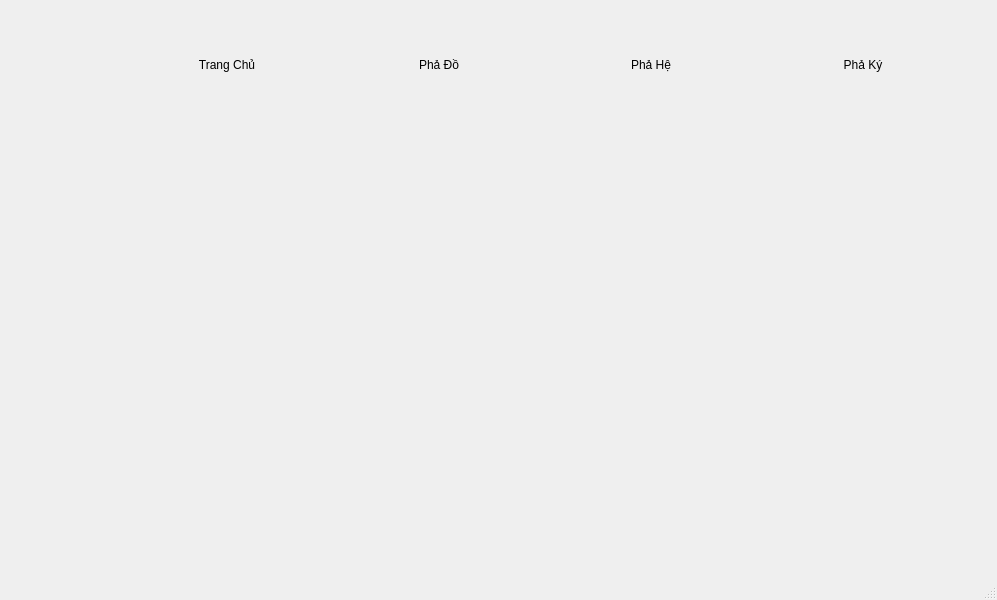
<?xml version="1.0" encoding="UTF-8"?>
<ui version="4.0">
 <class>MainWindow</class>
 <widget class="QMainWindow" name="MainWindow">
  <property name="geometry">
   <rect>
    <x>0</x>
    <y>0</y>
    <width>997</width>
    <height>600</height>
   </rect>
  </property>
  <property name="windowTitle">
   <string>MainWindow</string>
  </property>
  <widget class="QWidget" name="centralwidget">
   <widget class="QStackedWidget" name="stackedWidget">
    <property name="geometry">
     <rect>
      <x>0</x>
      <y>10</y>
      <width>983</width>
      <height>111</height>
     </rect>
    </property>
    <property name="styleSheet">
     <string notr="true">background-color: rgba(255, 255, 255, 0);</string>
    </property>
    <property name="currentIndex">
     <number>0</number>
    </property>
    <widget class="QWidget" name="page">
     <layout class="QHBoxLayout" name="horizontalLayout_5">
      <item>
       <widget class="QFrame" name="frame_5">
        <property name="maximumSize">
         <size>
          <width>100</width>
          <height>100</height>
         </size>
        </property>
        <property name="frameShape">
         <enum>QFrame::StyledPanel</enum>
        </property>
        <property name="frameShadow">
         <enum>QFrame::Raised</enum>
        </property>
        <layout class="QHBoxLayout" name="horizontalLayout_6">
         <item>
          <widget class="QLabel" name="label">
           <property name="minimumSize">
            <size>
             <width>5</width>
             <height>5</height>
            </size>
           </property>
           <property name="maximumSize">
            <size>
             <width>100</width>
             <height>100</height>
            </size>
           </property>
           <property name="styleSheet">
            <string notr="true">background-color: rgb(255, 255, 255, 0);</string>
           </property>
           <property name="text">
            <string/>
           </property>
           <property name="pixmap">
            <pixmap>imgs/Logo.png</pixmap>
           </property>
           <property name="scaledContents">
            <bool>true</bool>
           </property>
          </widget>
         </item>
        </layout>
       </widget>
      </item>
      <item>
       <widget class="QFrame" name="frame_6">
        <property name="maximumSize">
         <size>
          <width>200</width>
          <height>100</height>
         </size>
        </property>
        <property name="cursor">
         <cursorShape>PointingHandCursor</cursorShape>
        </property>
        <property name="styleSheet">
         <string notr="true">QWidget{
background-color: rgb(255, 255, 255, 0);
border-radius: 15px;
}
QWidget:hover{

border-radius: 15px;
	background-color: rgb(236, 150, 30);
}</string>
        </property>
        <property name="frameShape">
         <enum>QFrame::StyledPanel</enum>
        </property>
        <property name="frameShadow">
         <enum>QFrame::Raised</enum>
        </property>
        <layout class="QHBoxLayout" name="horizontalLayout_2">
         <item>
          <widget class="QPushButton" name="pushButton">
           <property name="text">
            <string>Trang Chủ</string>
           </property>
           <property name="icon">
            <iconset>
             <normaloff>imgs/icon_home.png</normaloff>imgs/icon_home.png</iconset>
           </property>
           <property name="iconSize">
            <size>
             <width>25</width>
             <height>25</height>
            </size>
           </property>
          </widget>
         </item>
        </layout>
       </widget>
      </item>
      <item>
       <widget class="QFrame" name="frame">
        <property name="maximumSize">
         <size>
          <width>200</width>
          <height>16777215</height>
         </size>
        </property>
        <property name="styleSheet">
         <string notr="true">QWidget{
background-color: rgb(255, 255, 255, 0);
border-radius: 15px;
}
QWidget:hover{

border-radius: 15px;
	background-color: rgb(236, 150, 30);
}</string>
        </property>
        <property name="frameShape">
         <enum>QFrame::StyledPanel</enum>
        </property>
        <property name="frameShadow">
         <enum>QFrame::Raised</enum>
        </property>
        <layout class="QHBoxLayout" name="horizontalLayout_4">
         <item>
          <widget class="QPushButton" name="pushButton_9">
           <property name="styleSheet">
            <string notr="true">QWidget{
background-color: rgb(255, 255, 255, 0);
border-radius: 15px;
}
QWidget:hover{

border-radius: 15px;
	background-color: rgb(236, 150, 30);
}</string>
           </property>
           <property name="text">
            <string>Phả Đồ</string>
           </property>
           <property name="icon">
            <iconset>
             <normaloff>imgs/png-clipart-computer-icons-git-branching-fork-git-share-icon-graphical-user-interface-thumbnail.png</normaloff>imgs/png-clipart-computer-icons-git-branching-fork-git-share-icon-graphical-user-interface-thumbnail.png</iconset>
           </property>
          </widget>
         </item>
        </layout>
       </widget>
      </item>
      <item>
       <widget class="QFrame" name="frame_4">
        <property name="maximumSize">
         <size>
          <width>200</width>
          <height>16777215</height>
         </size>
        </property>
        <property name="styleSheet">
         <string notr="true">QWidget{
background-color: rgb(255, 255, 255, 0);
border-radius: 15px;
}
QWidget:hover{

border-radius: 15px;
	background-color: rgb(236, 150, 30);
}</string>
        </property>
        <property name="frameShape">
         <enum>QFrame::StyledPanel</enum>
        </property>
        <property name="frameShadow">
         <enum>QFrame::Raised</enum>
        </property>
        <layout class="QHBoxLayout" name="horizontalLayout">
         <item>
          <widget class="QPushButton" name="pha_he_1">
           <property name="text">
            <string>Phả Hệ</string>
           </property>
           <property name="icon">
            <iconset>
             <normaloff>imgs/icon-menu-đẹp.png</normaloff>imgs/icon-menu-đẹp.png</iconset>
           </property>
           <property name="iconSize">
            <size>
             <width>35</width>
             <height>35</height>
            </size>
           </property>
          </widget>
         </item>
        </layout>
       </widget>
      </item>
      <item>
       <widget class="QFrame" name="frame_7">
        <property name="maximumSize">
         <size>
          <width>200</width>
          <height>100</height>
         </size>
        </property>
        <property name="cursor">
         <cursorShape>PointingHandCursor</cursorShape>
        </property>
        <property name="toolTipDuration">
         <number>-3</number>
        </property>
        <property name="styleSheet">
         <string notr="true">QWidget{
background-color: rgb(255, 255, 255, 0);
border-radius: 15px;
}
QWidget:hover{

border-radius: 15px;
	background-color: rgb(236, 150, 30);
}</string>
        </property>
        <property name="frameShape">
         <enum>QFrame::StyledPanel</enum>
        </property>
        <property name="frameShadow">
         <enum>QFrame::Raised</enum>
        </property>
        <layout class="QHBoxLayout" name="horizontalLayout_3">
         <item>
          <widget class="QPushButton" name="pha_ky_1">
           <property name="text">
            <string>Phả Ký</string>
           </property>
           <property name="icon">
            <iconset>
             <normaloff>imgs/icon_phả_ kế.png</normaloff>imgs/icon_phả_ kế.png</iconset>
           </property>
          </widget>
         </item>
        </layout>
       </widget>
      </item>
     </layout>
    </widget>
    <widget class="QWidget" name="page_2"/>
   </widget>
  </widget>
  <widget class="QMenuBar" name="menubar">
   <property name="geometry">
    <rect>
     <x>0</x>
     <y>0</y>
     <width>997</width>
     <height>26</height>
    </rect>
   </property>
  </widget>
  <widget class="QStatusBar" name="statusbar"/>
 </widget>
 <resources/>
 <connections/>
</ui>
